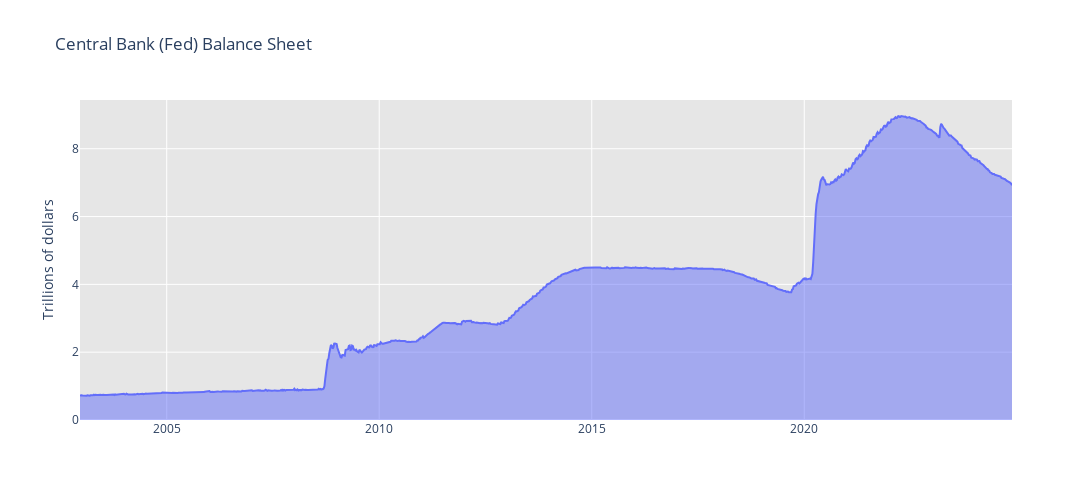

Write notebook code for a chart like this one.
### Markdown cell above
### Plotting data

### Code cell
fig = go.Figure(go.Scatter(x = df.index, y = df['WALCL']/10e5, fill='tozeroy', name='WALCL'))

fig.update_layout(
    title=dict(text='Central Bank (Fed) Balance Sheet'),
    plot_bgcolor='rgb(230, 230,230)',
    yaxis_title='Trillions of dollars',
    width=1400, height=500
)

fig.show()

### Figure 1 — Plotly figure (JSON) as saved in the notebook; plotly's stock layout.template omitted (floating-point values rounded to 4 significant figures; data arrays with more than 128 entries replaced by an {"elided": "..."} marker saying what was removed)
{"data": [{"fill": "tozeroy", "name": "WALCL", "type": "scatter", "x": {"elided": "1145 str values"}, "y": {"elided": "1145 float values"}}], "layout": {"height": 500, "plot_bgcolor": "rgb(230, 230,230)", "title": {"text": "Central Bank (Fed) Balance Sheet"}, "width": 1400, "yaxis": {"title": {"text": "Trillions of dollars"}}}}
